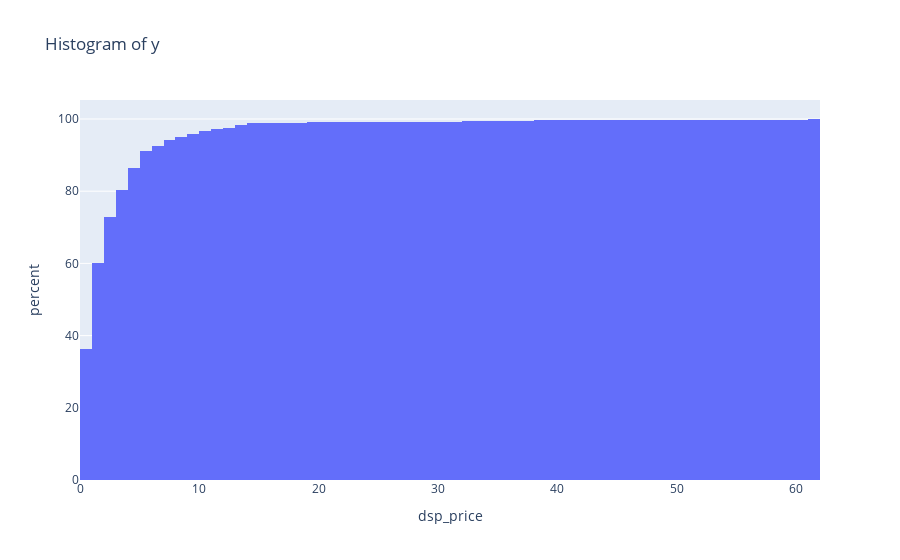

Here is the notebook cell this chart was saved with:
### Code cell
import plotly.express as px

country = 'US'
dUS = datasets['train'][datasets['train']['publisher_country'] == country]
#dES = datasets['train'][datasets['train']['publisher_country'] == country]
px.histogram(dUS.iloc[0::1000], cumulative= True, x='dsp_price', title='Histogram of y', histnorm='percent')
country = 'US'
dUS = datasets['train'][datasets['train']['publisher_country'] == country]

### Figure 1 — Plotly figure (JSON) as saved in the notebook; plotly's stock layout.template omitted (floating-point values rounded to 4 significant figures; data arrays with more than 128 entries replaced by an {"elided": "..."} marker saying what was removed)
{"data": [{"alignmentgroup": "True", "bingroup": "x", "cumulative": {"enabled": true}, "histnorm": "percent", "hovertemplate": "dsp_price=%{x}<br>percent=%{y}<extra></extra>", "legendgroup": "", "marker": {"color": "#636efa", "pattern": {"shape": ""}}, "name": "", "offsetgroup": "", "orientation": "v", "showlegend": false, "type": "histogram", "x": {"elided": "652 float values"}, "xaxis": "x", "yaxis": "y"}], "layout": {"barmode": "relative", "legend": {"tracegroupgap": 0}, "title": {"text": "Histogram of y"}, "xaxis": {"anchor": "y", "domain": [0, 1], "title": {"text": "dsp_price"}}, "yaxis": {"anchor": "x", "domain": [0, 1], "title": {"text": "percent"}}}}
